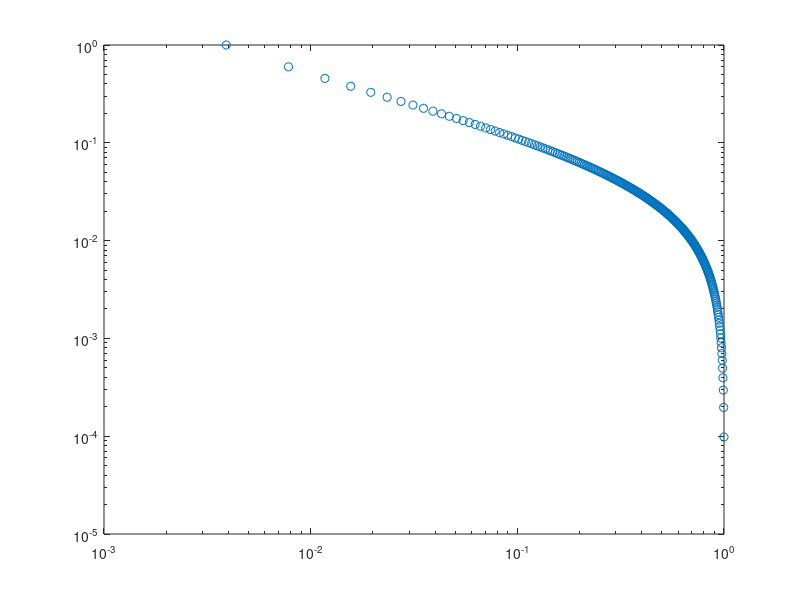

The MATLAB script that drew this image:
%% 3.3
clf, clc, clear
alpha=1.18;
r=linspace(0,1,1000);
p=r.^(-alpha);

plot(r,log(p))
ylabel('log(p)')
xlabel('n/N^2')
title('Power-law probability distribution: p(n) \propto x^{-\alpha}')

%% 3.3 Test performance
clc, clf
N=16;
alpha = 1.18;
x = linspace(1,N^2,N^2);
c = 1./(x.^(1-alpha));

r =linspace(1,0,N^2);
loglog(r,c,'o')


%% 3.3
clc, clf, clear
N=16;
alpha = 1.5;
n = linspace(1,N^2,N^2);
p = 1./n.^alpha;
a=sum(p);
for k = 1:N^2
   c(k) = sum(p(k:end))/a;
end
loglog(n/N^2,c,'o')

